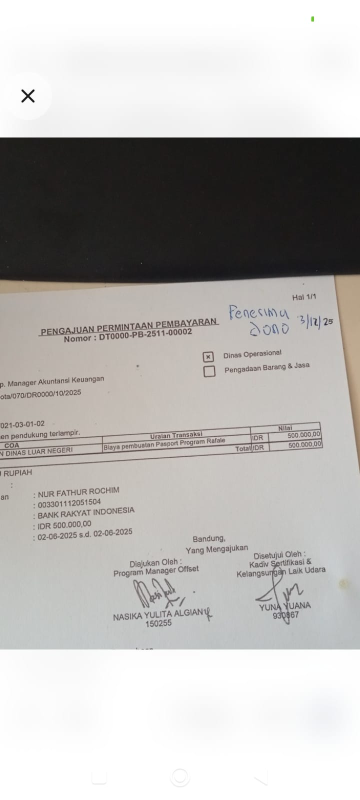
#> input picture be/uploads/20251206_110728_Gambar WhatsApp 2025-12-04 pukul 22.02.41_62b75a9d.jpg, 720 x 1600 px (shown at 1/2 size)
$ python -i stamp_service.py   (imports and definitions only)
#> lines starting #> are read from the running program, lines starting #| are printed output that depends on the picture
#> further down, picture is the input picture: PIL image 720x1600 RGB; mean R, G, B 182.5, 180.5, 178.4
"""
Stamp Service — Enterprise Document Overlay Engine (v2)

Downloads the original uploaded document image, composites a professional
institutional-grade stamp + admin digital signature overlay using Pillow,
then returns stamped JPEG bytes for re-upload to ImageKit.

Key design principles (Bank Indonesia / OJK compliance):
• 0-degree rotation only — no slanted text or crooked borders
• Fixed bounding boxes for signature blocks (120×60px scaled)
• Transparent PNG layering — stamp uses alpha blending (multiply feel)
• A4-proportion layout with strict 15mm equivalent margins
• Source-aware header band (OtaruChain vs OtaruFinancial)
• Original document reference link in audit trail
• SHA-256 cryptographic seal rendered in monospace
"""

import io
import os
import base64
from datetime import datetime, timezone
from typing import Optional

import requests
from PIL import Image, ImageDraw, ImageFont


# ── Constants ─────────────────────────────────────────────────────────────────

_MARGIN_RATIO = 0.03          # 3% of shortest edge ≈ 15mm on A4
_STAMP_SIZE_RATIO = 0.18      # Stamp diameter = 18% of image width
_SIG_BOX_W_RATIO = 0.15       # Signature box width = 15% of image width
_SIG_BOX_H_RATIO = 0.075      # Signature box height = 7.5% of image width
_HEADER_H_RATIO = 0.045       # Header band height = 4.5% of image height
_FOOTER_H_RATIO = 0.06        # Footer/audit trail height = 6% of image height


# [72 lines left out: functions _download_image, _get_font, _get_mono_font, _draw_header_band, not called in this run]


# ── Koperasi Stamp ────────────────────────────────────────────────────────────

# ── Color presets ─────────────────────────────────────────────────────────────

_STAMP_COLORS: dict[str, tuple[int, int, int]] = {
    "red":    (180, 10, 10),
    "blue":   (0, 60, 160),
    "black":  (20, 20, 20),
    "green":  (0, 110, 40),
    "white":  (230, 230, 230),
    "gold":   (180, 140, 0),
}

def _resolve_color(stamp_color: str) -> tuple[int, int, int]:
    return _STAMP_COLORS.get(stamp_color.lower(), _STAMP_COLORS["red"])


# [86 lines left out: functions _draw_spotlight, _tint_rgba, _create_koperasi_stamp, not called in this run]


# ── Signature Block ───────────────────────────────────────────────────────────

def _make_transparent(img: Image.Image, threshold: int = 220, softness: int = 30) -> Image.Image:
    """Remove white/bright background from a signature image with soft anti-aliased edges.

    Uses per-pixel luminance-based alpha to preserve ink strokes fully while
    smoothly fading near-white pixels rather than cutting them off hard.

    Args:
        threshold: Pixels brighter than this (0-255 luminance) start fading.
        softness:  Range below threshold over which alpha transitions 0→255.
                   Larger = smoother edge; 0 = hard cut.
    """
#> called with threshold = 220, softness = 30
    img = img.convert("RGBA")
    r, g, b, a = img.split()
#> a: PIL image 720x1600 L; every value is 255

    import struct

    pixels_r = list(r.getdata())
#> pixels_r = 1152000 items
    pixels_g = list(g.getdata())
#> pixels_g = 1152000 items
    pixels_b = list(b.getdata())
#> pixels_b = 1152000 items
    pixels_a = list(a.getdata())
#> pixels_a = 1152000 items

    new_a = []
    low = threshold - softness
    for i, (rv, gv, bv, av) in enumerate(zip(pixels_r, pixels_g, pixels_b, pixels_a)):
        # Luminance (perceptual)
        lum = int(0.299 * rv + 0.587 * gv + 0.114 * bv)
        if lum >= threshold:
            new_a.append(0)
        elif lum <= low:
            new_a.append(av)  # Keep original alpha (fully opaque ink)
        else:
            # Linear gradient in the softness band
            fade = int(av * (threshold - lum) / max(softness, 1))
            new_a.append(fade)
#> after the loop, new_a = 1152000 items

    r2 = r.copy()
    g2 = g.copy()
    b2 = b.copy()
    a2 = a.copy()
    a2.putdata(new_a)
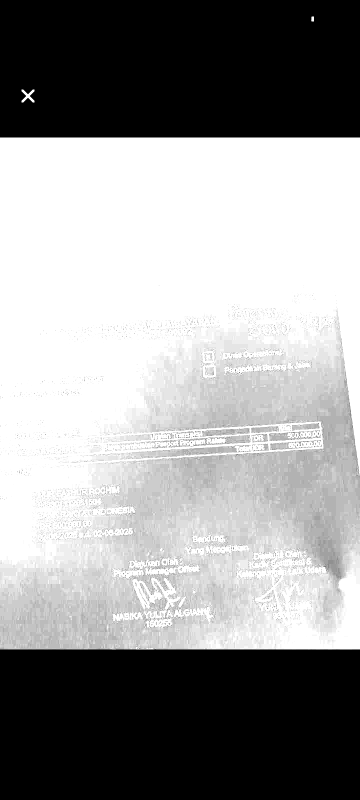
#> a2: PIL image 720x1600 L (shown at 1/2 size); min 0, max 255, mean 151.1
    result = Image.merge("RGBA", (r2, g2, b2, a2))
    return result


# [360 lines left out: functions _create_signature_block, _draw_audit_footer, stamp_original_image, stamp_preview_image, not called in this run]

>>> from PIL import Image
>>> picture = Image.open('../uploads/20251206_110728_Gambar WhatsApp 2025-12-04 pukul 22.02.41_62b75a9d.jpg')
>>> result = _make_transparent(picture)

$ run again, on be/uploads/20251206_111021_Gambar WhatsApp 2025-12-04 pukul 22.02.41_e88c8f9e.jpg
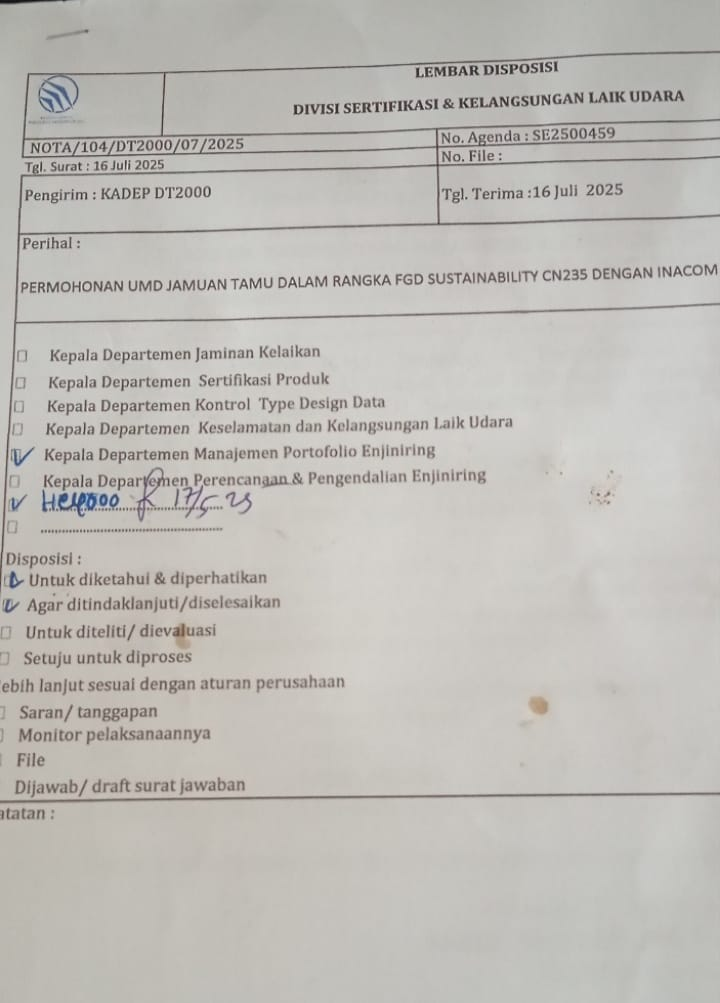
#> input picture be/uploads/20251206_111021_Gambar WhatsApp 2025-12-04 pukul 22.02.41_e88c8f9e.jpg, 720 x 1003 px
#> picture is the input picture: PIL image 720x1003 RGB; mean R, G, B 191.1, 188.6, 183.7
#> a: PIL image 720x1003 L; every value is 255
#> pixels_r = 722160 items
#> the loop in _make_transparent, `for i, (rv, gv, bv, av) in enumerate(zip(pixels_r, pixels_g, pixels_b,..` made 722160 passes
#> (rv, gv, bv, lum) on passes 1 to 3: (23, 23, 25, 23), (24, 24, 26, 24), (25, 25, 27, 25)
#> in _make_transparent, `a2.putdata(new_a)`:
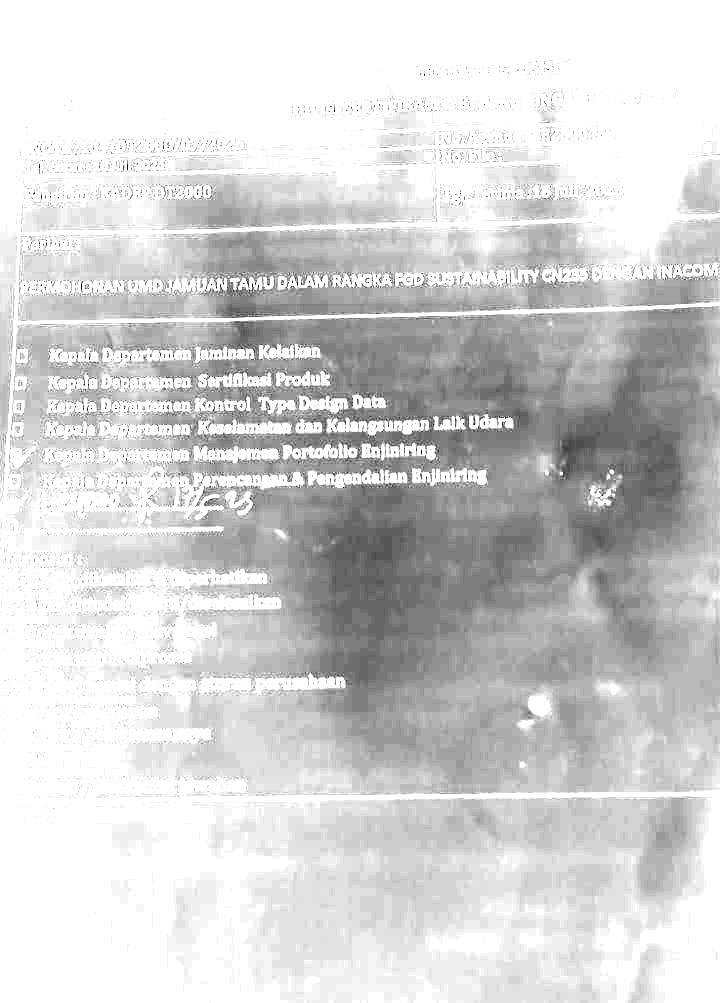
#> a2: PIL image 720x1003 L; min 0, max 255, mean 210.8
#> in _make_transparent, `result = Image.merge("RGBA", (r2, g2, b2, a2))`:
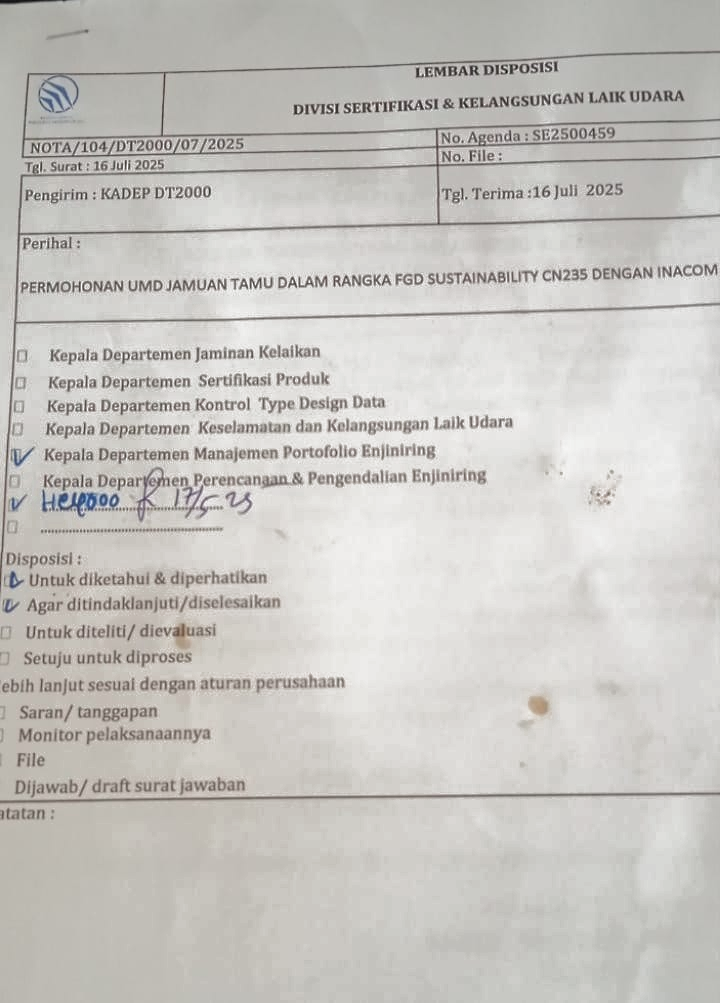
#> result: PIL image 720x1003 RGBA; mean R, G, B, A 191.1, 188.6, 183.7, 210.8; transparent parts drawn white
